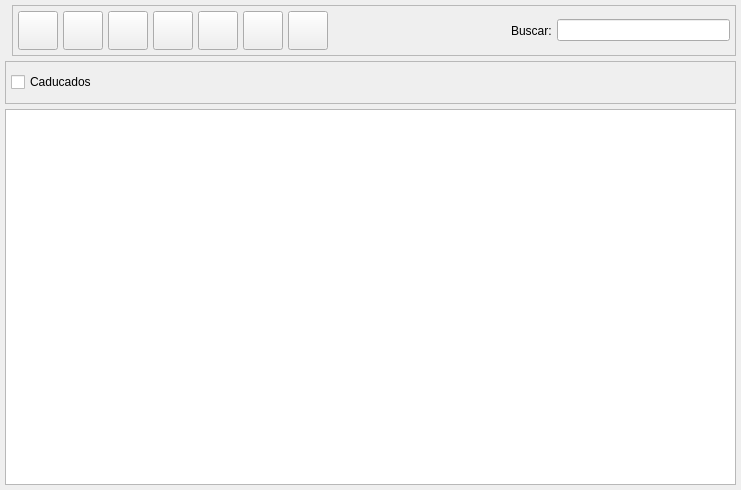
<ui version="4.0" >
 <author>Tomeu Borras Riera</author>
 <class>ZListBase</class>
 <widget class="QWidget" name="ZListBase" >
  <property name="enabled" >
   <bool>true</bool>
  </property>
  <property name="geometry" >
   <rect>
    <x>0</x>
    <y>0</y>
    <width>741</width>
    <height>490</height>
   </rect>
  </property>
  <property name="windowTitle" >
   <string>Cuadres de Caja</string>
  </property>
  <property name="windowIcon" >
   <iconset resource="../../../bulmages.qrc" >
    <normaloff>:/Images/cash-list.svg</normaloff>:/Images/cash-list.svg</iconset>
  </property>
  <layout class="QVBoxLayout" >
   <property name="spacing" >
    <number>5</number>
   </property>
   <property name="margin" >
    <number>5</number>
   </property>
   <item>
    <layout class="QHBoxLayout" >
     <property name="spacing" >
      <number>0</number>
     </property>
     <property name="margin" >
      <number>0</number>
     </property>
     <item>
      <widget class="QLabel" name="label" >
       <property name="text" >
        <string/>
       </property>
       <property name="pixmap" >
        <pixmap resource="../../../bulmages.qrc" >:/BfBulmaFact48x48/images/png/48x48/i_bulmages_documentos_listado.48x48.png</pixmap>
       </property>
      </widget>
     </item>
     <item>
      <widget class="QFrame" name="m_botonera" >
       <property name="frameShape" >
        <enum>QFrame::StyledPanel</enum>
       </property>
       <property name="frameShadow" >
        <enum>QFrame::Raised</enum>
       </property>
       <layout class="QHBoxLayout" >
        <property name="spacing" >
         <number>5</number>
        </property>
        <property name="margin" >
         <number>5</number>
        </property>
        <item>
         <widget class="QToolButton" name="mui_crear" >
          <property name="toolTip" >
           <string>Nuevo contrato</string>
          </property>
          <property name="whatsThis" >
           <string>Nuevo contrato</string>
          </property>
          <property name="text" >
           <string/>
          </property>
          <property name="icon" >
           <iconset resource="../../../bulmages.qrc" >
            <normaloff>:/Images/document-new.svg</normaloff>:/Images/document-new.svg</iconset>
          </property>
          <property name="iconSize" >
           <size>
            <width>32</width>
            <height>32</height>
           </size>
          </property>
         </widget>
        </item>
        <item>
         <widget class="QToolButton" name="mui_editar" >
          <property name="toolTip" >
           <string>Editar contrato</string>
          </property>
          <property name="whatsThis" >
           <string>Editar contrato</string>
          </property>
          <property name="text" >
           <string/>
          </property>
          <property name="icon" >
           <iconset resource="../../../bulmages.qrc" >
            <normaloff>:/Images/document-open.svg</normaloff>:/Images/document-open.svg</iconset>
          </property>
          <property name="iconSize" >
           <size>
            <width>32</width>
            <height>32</height>
           </size>
          </property>
         </widget>
        </item>
        <item>
         <widget class="QToolButton" name="mui_borrar" >
          <property name="toolTip" >
           <string>Borrar contrato</string>
          </property>
          <property name="whatsThis" >
           <string>Borrar contrato</string>
          </property>
          <property name="text" >
           <string/>
          </property>
          <property name="icon" >
           <iconset>
            <normaloff>:Images/edit-delete.svg</normaloff>:Images/edit-delete.svg</iconset>
          </property>
          <property name="iconSize" >
           <size>
            <width>32</width>
            <height>32</height>
           </size>
          </property>
         </widget>
        </item>
        <item>
         <widget class="QToolButton" name="mui_imprimir" >
          <property name="toolTip" >
           <string>Imprimir listado</string>
          </property>
          <property name="whatsThis" >
           <string>Imprimir listado</string>
          </property>
          <property name="text" >
           <string/>
          </property>
          <property name="icon" >
           <iconset resource="../../../bulmages.qrc" >
            <normaloff>:/Images/document-print.svg</normaloff>:/Images/document-print.svg</iconset>
          </property>
          <property name="iconSize" >
           <size>
            <width>32</width>
            <height>32</height>
           </size>
          </property>
         </widget>
        </item>
        <item>
         <widget class="QToolButton" name="mui_filtrar" >
          <property name="toolTip" >
           <string>Filtrar contratos</string>
          </property>
          <property name="whatsThis" >
           <string>Filtrar contratos</string>
          </property>
          <property name="text" >
           <string/>
          </property>
          <property name="icon" >
           <iconset resource="../../../bulmages.qrc" >
            <normaloff>:/Images/edit-find.svg</normaloff>:/Images/edit-find.svg</iconset>
          </property>
          <property name="iconSize" >
           <size>
            <width>32</width>
            <height>32</height>
           </size>
          </property>
          <property name="checkable" >
           <bool>true</bool>
          </property>
         </widget>
        </item>
        <item>
         <widget class="QToolButton" name="mui_configurar" >
          <property name="toolTip" >
           <string>Configurar listado</string>
          </property>
          <property name="whatsThis" >
           <string>Configurar listado</string>
          </property>
          <property name="text" >
           <string/>
          </property>
          <property name="icon" >
           <iconset resource="../../../bulmages.qrc" >
            <normaloff>:/Images/document-properties.svg</normaloff>:/Images/document-properties.svg</iconset>
          </property>
          <property name="iconSize" >
           <size>
            <width>32</width>
            <height>32</height>
           </size>
          </property>
          <property name="checkable" >
           <bool>true</bool>
          </property>
         </widget>
        </item>
        <item>
         <widget class="QToolButton" name="mui_actualizar" >
          <property name="toolTip" >
           <string>Actualizar listado</string>
          </property>
          <property name="whatsThis" >
           <string>Actualizar listado</string>
          </property>
          <property name="text" >
           <string/>
          </property>
          <property name="icon" >
           <iconset resource="../../../bulmages.qrc" >
            <normaloff>:/Images/view-refresh.svg</normaloff>:/Images/view-refresh.svg</iconset>
          </property>
          <property name="iconSize" >
           <size>
            <width>32</width>
            <height>32</height>
           </size>
          </property>
         </widget>
        </item>
        <item>
         <widget class="QFrame" name="mui_plugbotones" >
          <property name="sizePolicy" >
           <sizepolicy vsizetype="Preferred" hsizetype="Minimum" >
            <horstretch>0</horstretch>
            <verstretch>0</verstretch>
           </sizepolicy>
          </property>
          <property name="frameShape" >
           <enum>QFrame::NoFrame</enum>
          </property>
          <property name="frameShadow" >
           <enum>QFrame::Plain</enum>
          </property>
          <property name="lineWidth" >
           <number>0</number>
          </property>
         </widget>
        </item>
        <item>
         <spacer>
          <property name="orientation" >
           <enum>Qt::Horizontal</enum>
          </property>
          <property name="sizeType" >
           <enum>QSizePolicy::Expanding</enum>
          </property>
          <property name="sizeHint" stdset="0" >
           <size>
            <width>20</width>
            <height>34</height>
           </size>
          </property>
         </spacer>
        </item>
        <item>
         <widget class="QLabel" name="textLabel1" >
          <property name="text" >
           <string>Buscar:</string>
          </property>
         </widget>
        </item>
        <item>
         <widget class="QLineEdit" name="m_findClient" >
          <property name="minimumSize" >
           <size>
            <width>150</width>
            <height>0</height>
           </size>
          </property>
         </widget>
        </item>
       </layout>
      </widget>
     </item>
    </layout>
   </item>
   <item>
    <widget class="QFrame" name="m_busqueda" >
     <property name="frameShape" >
      <enum>QFrame::StyledPanel</enum>
     </property>
     <property name="frameShadow" >
      <enum>QFrame::Raised</enum>
     </property>
     <layout class="QHBoxLayout" >
      <property name="spacing" >
       <number>5</number>
      </property>
      <property name="margin" >
       <number>5</number>
      </property>
      <item>
       <widget class="QCheckBox" name="mui_caducados" >
        <property name="text" >
         <string>Caducados</string>
        </property>
       </widget>
      </item>
      <item>
       <spacer>
        <property name="orientation" >
         <enum>Qt::Horizontal</enum>
        </property>
        <property name="sizeType" >
         <enum>QSizePolicy::Expanding</enum>
        </property>
        <property name="sizeHint" stdset="0" >
         <size>
          <width>401</width>
          <height>31</height>
         </size>
        </property>
       </spacer>
      </item>
     </layout>
    </widget>
   </item>
   <item>
    <widget class="BfSubForm" name="mui_list" />
   </item>
  </layout>
 </widget>
 <layoutdefault spacing="3" margin="5" />
 <customwidgets>
  <customwidget>
   <class>BfSubForm</class>
   <extends>QTableWidget</extends>
   <header>bfsubform.h</header>
  </customwidget>
 </customwidgets>
 <resources>
  <include location="../../../bulmages.qrc" />
 </resources>
 <connections>
  <connection>
   <sender>mui_filtrar</sender>
   <signal>toggled(bool)</signal>
   <receiver>m_busqueda</receiver>
   <slot>setShown(bool)</slot>
   <hints>
    <hint type="sourcelabel" >
     <x>273</x>
     <y>41</y>
    </hint>
    <hint type="destinationlabel" >
     <x>246</x>
     <y>73</y>
    </hint>
   </hints>
  </connection>
 </connections>
</ui>
